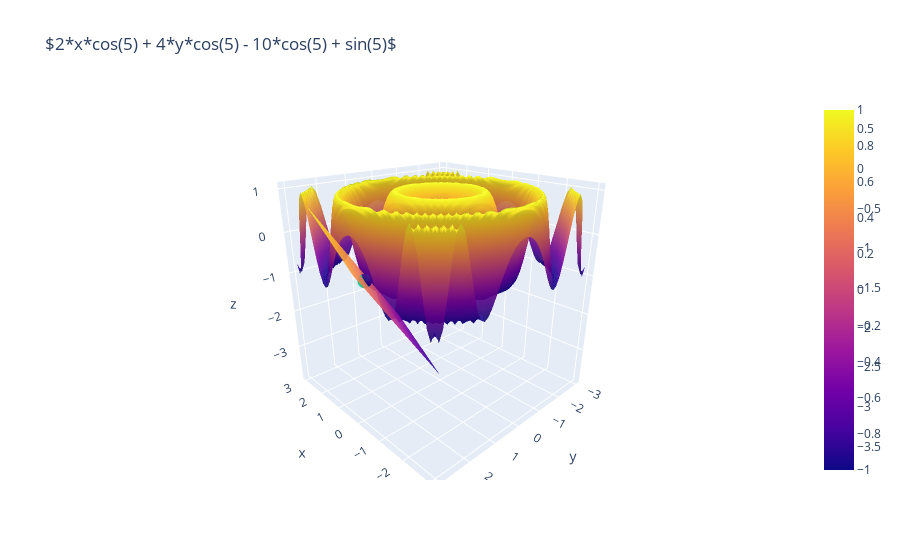

Here is the notebook cell this chart was saved with:
### Code cell
fig = go.Figure()
fig = av.plot3d(f(x,y), (x,-3,3),(y,-3,3))
fig = av.plot3d(res[0][z], (x,0,2), (y,0,3),fig=fig, points=20, title=f"${res[0][z]}$")
fig.add_scatter3d(x=[1], y=[2], z=[float(f(1,2))], marker_size=5)

### Figure 1 — Plotly figure (JSON) as saved in the notebook; plotly's stock layout.template omitted (floating-point values rounded to 4 significant figures; data arrays with more than 128 entries replaced by an {"elided": "..."} marker saying what was removed)
{"data": [{"name": "sin(x**2 + y**2)", "opacity": 0.9, "showlegend": false, "type": "surface", "x": {"elided": "50x50 float values"}, "y": {"elided": "50x50 float values"}, "z": {"elided": "50x50 float values"}}, {"name": "2*x*cos(5) + 4*y*cos(5) - 10*cos(5) + sin(5)", "opacity": 0.9, "showlegend": false, "type": "surface", "x": {"elided": "20x20 float values"}, "y": {"elided": "20x20 float values"}, "z": {"elided": "20x20 float values"}}, {"marker": {"size": 5}, "type": "scatter3d", "x": [1], "y": [2], "z": [-0.9589]}], "layout": {"autosize": true, "scene": {"aspectmode": "cube", "aspectratio": {"x": 1, "y": 1, "z": 1}, "camera": {"center": {"x": 0, "y": 0, "z": 0}, "eye": {"x": -1.451, "y": 1.376, "z": 0.8302}, "projection": {"type": "perspective"}, "up": {"x": 0, "y": 0, "z": 1}}}, "title": {"text": "$2*x*cos(5) + 4*y*cos(5) - 10*cos(5) + sin(5)$"}, "xaxis": {"title": {"text": "X"}}, "yaxis": {"title": {"text": "Y"}}}}
